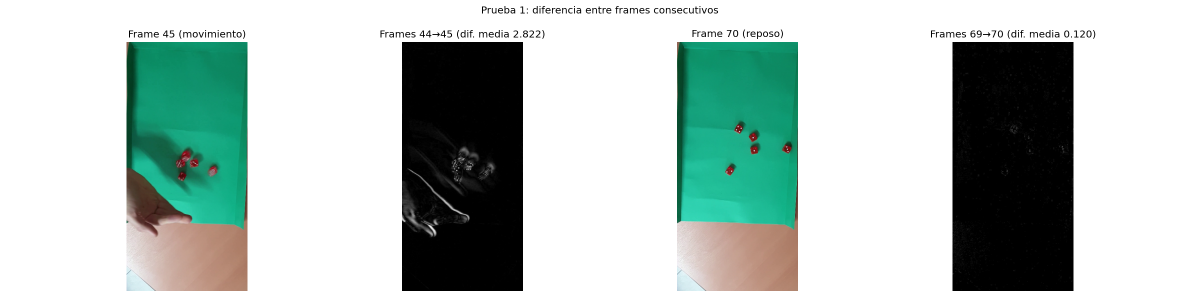
#> input picture resultados_tiradas/figuras/01_movimiento_vs_reposo.png, 2400 x 600 px (shown at 1/2 size)
$ python -i tp3_dados.py   (imports and definitions only)
#> lines starting #> are read from the running program, lines starting #| are printed output that depends on the picture; after the words box and inside, x2 and y2 are one past the last pixel; in counts of white or black regions, pixels touching at a corner belong together
import os
import cv2
import matplotlib.pyplot as plt
import numpy as np

# --- Configuración general ---

mostrar_imagenes = True  # False para correr sin abrir ventanas

carpeta_salida = "resultados_tiradas"
carpeta_figuras = os.path.join(carpeta_salida, "figuras")
# [1 line not run here, left out]


# [61 lines left out: functions mostrar_paneles, dibujar_anotaciones, grafico_estabilidad, not called in this run]

# --- Información de los videos ---
videos = ["tirada_1.mp4", "tirada_2.mp4", "tirada_3.mp4", "tirada_4.mp4"]

# [30 lines not run here, left out]

gris_anterior = None
numero_frame = 0
diferencias_por_frame = []
paneles_prueba_1 = []  # (frame, diferencia, título) de los frames 45 y 70

# [43 lines not run here, left out]
numero_frame_total = numero_frame

# Figura de la Prueba 1: dados en movimiento vs. dados quietos
# [9 lines not run here, left out]

# --- Prueba 2: comparar umbrales sobre el video completo ---

umbrales = [0.20, 0.30, 0.40, 0.50, 0.60, 1.00]
umbral_inicial = 0.30
candidatos_umbral_inicial = []

# [11 lines not run here, left out]

# --- Prueba 3: agrupar frames candidatos consecutivos ---

minimo_consecutivos = 5
tramos = []

# [11 lines not run here, left out]

# Gráfico de la diferencia media por frame con el umbral y los tramos
fig, eje = plt.subplots(figsize=(10, 4))
# [24 lines not run here, left out]

# [3 lines that did not run here, left out]

cantidad_dados = 0

# La etiqueta 0 corresponde al fondo.
# [26 lines not run here, left out]

# --- Prueba 6: comparar umbrales en un solo dado ---

# [26 lines left out: function contar_puntos, not called in this run]


# [1 line not run here, left out]

# [1 line that did not run here, left out]
# [1 line that did not run here, left out]

# [1 line that did not run here, left out]
titulos_umbrales = ["Dado recortado"]

# [12 lines not run here, left out]

# --- Prueba 7: leer y etiquetar los cinco dados ---

umbral_puntos_elegido = 160
# [1 line that did not run here, left out]
id_dado = 0
anotaciones_70 = []

# [25 lines not run here, left out]

# --- Prueba 8: verificar los centroides en el tramo candidato ---

def obtener_centros_dados(frame_reducido):
    hsv = cv2.cvtColor(frame_reducido, cv2.COLOR_BGR2HSV)
    rojo_bajo = cv2.inRange(hsv, (0, 120, 60), (10, 255, 255))
    rojo_alto = cv2.inRange(hsv, (170, 120, 60), (179, 255, 255))
    mascara = np.uint8(np.logical_or(rojo_bajo, rojo_alto)) * 255

    num_comp, _, stats_dados, centros = cv2.connectedComponentsWithStats(
        mascara, connectivity=8
    )

    centros_dados = []
    for etiqueta in range(1, num_comp):
        _, _, ancho, alto, area = stats_dados[etiqueta]
        if area >= 100 and 0.5 <= ancho / alto <= 2.0:
            centros_dados.append(centros[etiqueta])

    return np.array(centros_dados)


# [1 line that did not run here, left out]
tolerancia = 1.0
mostrar_detalle_frames = False  # True para ver el detalle de cada frame

# [3 lines not run here, left out]

frames_estables = []
centros_por_frame = []

# [40 lines not run here, left out]

# --- Prueba 10: encontrar automáticamente el tramo estable ---

# [18 lines left out: function coinciden_centros, not called in this run]


def encontrar_tramo_estable(centros_por_frame, tolerancia, minimo_consecutivos):
#> called with tolerancia = 1, minimo_consecutivos = 5
    mejor_inicio = None
    mejor_cantidad = 0

    for inicio, referencia in enumerate(centros_por_frame):
        if len(referencia) != 5:
            continue

        siguiente = inicio + 1
        while siguiente < len(centros_por_frame):
            actuales = centros_por_frame[siguiente]
            if not coinciden_centros(referencia, actuales, tolerancia):
                break
            siguiente += 1

        cantidad = siguiente - inicio
        if cantidad >= minimo_consecutivos and cantidad > mejor_cantidad:
            mejor_inicio = inicio
            mejor_cantidad = cantidad

    return mejor_inicio, mejor_cantidad


mejor_inicio, mejor_cantidad = encontrar_tramo_estable(
    centros_por_frame, tolerancia, minimo_consecutivos
)

# [24 lines not run here, left out]

# [1 line that did not run here, left out]
# [1 line that did not run here, left out]

# [1 line that did not run here, left out]
# [1 line that did not run here, left out]
# [1 line that did not run here, left out]
# [1 line that did not run here, left out]

# [3 lines that did not run here, left out]

umbral_puntos_final = 175
area_minima_puntos_final = 5
anotaciones_auto = []

# [10 lines not run here, left out]

valores_auto = [texto for x, y, ancho, alto, texto in anotaciones_auto]
# [12 lines not run here, left out]

# --- Prueba 9: exportar una tirada con los dados etiquetados ---

# [55 lines left out: function exportar_tirada, not called in this run]


# [117 lines not run here, left out]

>>> import cv2
>>> picture = cv2.imread('resultados_tiradas/figuras/01_movimiento_vs_reposo.png')
#> picture is the input picture: shape (600, 2400, 3); mean B, G, R 189.7, 194.6, 181.1
>>> result = obtener_centros_dados(picture)
#> in obtener_centros_dados, `hsv = cv2.cvtColor(frame_reducido, cv2.COLOR_BGR2HSV)`: hsv: shape (600, 2400, 3); mean H, S, V 10.2, 29, 196.4
#> in obtener_centros_dados, `rojo_bajo = cv2.inRange(hsv, (0, 120, 60), (10, 255, 255))`:
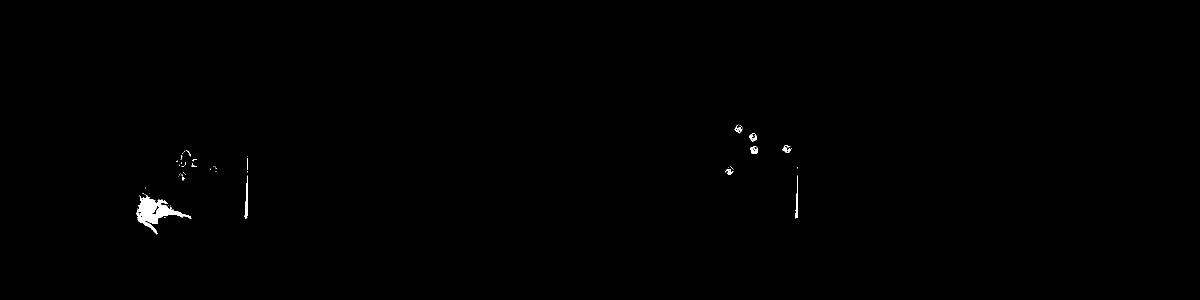
#> rojo_bajo: shape (600, 2400) (shown at 1/2 size); 0.29% white; 64 white regions (53 under 20 px), largest, box (x1, y1, x2, y2) and area: (273, 393, 383, 469) 2785, (489, 352, 495, 438) 259, (1591, 351, 1596, 437) 244
#> in obtener_centros_dados, `rojo_alto = cv2.inRange(hsv, (170, 120, 60), (179, 255, 255))`:
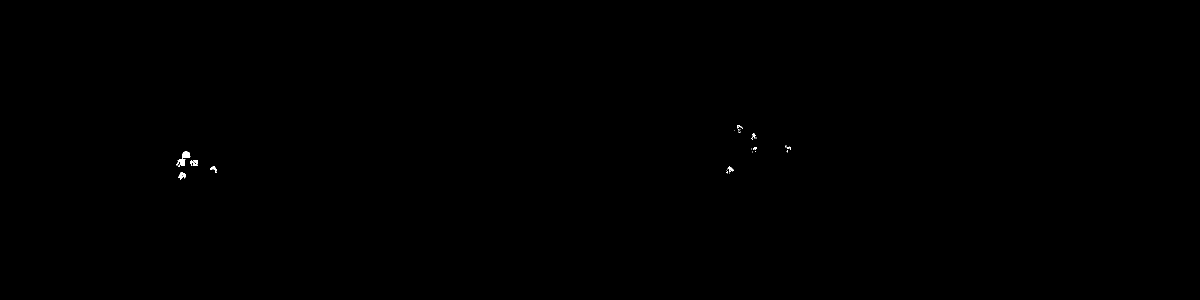
#> rojo_alto: shape (600, 2400) (shown at 1/2 size); 0.06% white; 26 white regions (16 under 20 px), largest, box (x1, y1, x2, y2) and area: (364, 302, 381, 318) 182, (353, 318, 371, 332) 150, (380, 320, 396, 332) 132
#> in obtener_centros_dados, `mascara = np.uint8(np.logical_or(rojo_bajo, rojo_alto)) * 255`: mascara: shape (600, 2400); 0.35% white; 30 white regions (17 under 20 px), largest, box (x1, y1, x2, y2) and area: (273, 393, 383, 469) 2785, (352, 301, 381, 334) 411, (489, 352, 495, 438) 259
#> in obtener_centros_dados, `num_comp, _, stats_dados, centros = cv2.connectedComponentsWithStats( ..`: num_comp = 31; stats_dados = 31 rows, first 6: [0, 0, 2400, 600, 1434960], [1469, 249, 17, 18, 149], [1498, 266, 16, 18, 177], [1565, 290, 18, 16, 174], [1501, 293, 15, 15, 173], [352, 301, 29, 33, 411]; centros = 31 pairs, first value 274 to 1595, second value 257.3 to 437.5
#> the loop in obtener_centros_dados, `for etiqueta in range(1, num_comp):` made 30 passes
#> (ancho, alto, area) on passes 1, 2, 3, 4, 5, 7, 8, 9, 10, 13, 16, 17: (17, 18, 149), (16, 18, 177), (18, 16, 174), (15, 15, 173), (29, 33, 411), (1, 24, 24), (16, 15, 176), (13, 14, 83), (16, 17, 166), (16, 17, 165), (5, 86, 244), (6, 86, 259)
#> after the loop in obtener_centros_dados, `for etiqueta in range(1, num_comp):`: centros_dados = [[1477.1, 257.3], [1505.9, 274], [1573.5, 297.5], [1507.9, 299.8], [367.3, 316.4], [387.9, 325.7], [1459.1, 341], [364.2, 351.6], [308.3, 423.8]]
#> result has the same summary as centros_dados in obtener_centros_dados
